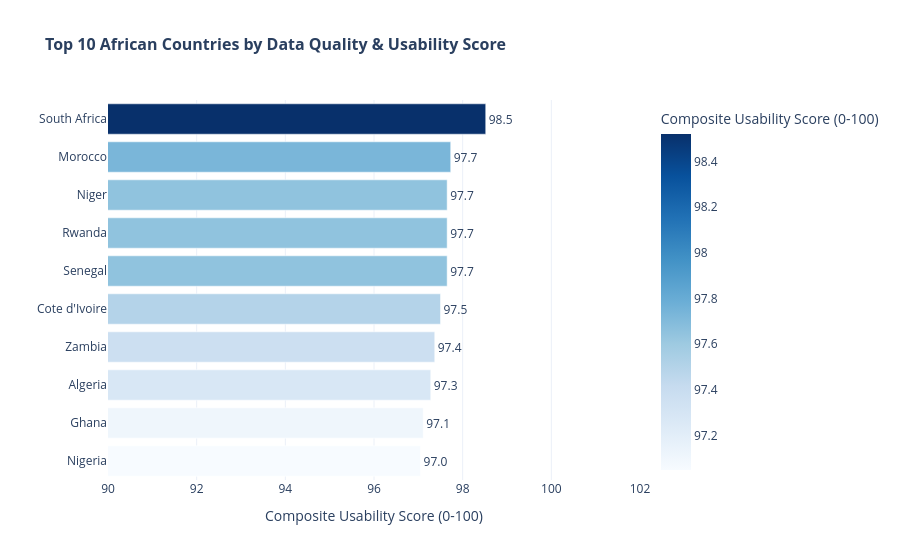

Here is the notebook cell this chart was saved with:
### Markdown cell above
#### **Top 10 Countries by Data Quality Score**

### Code cell
import plotly.express as px

# Select top 10 countries
top_10_countries = df_rankings.head(10).sort_values(by="Data_Quality_Score", ascending=True)

# Create interactive horizontal bar chart
fig_scores = px.bar(
    top_10_countries,
    x="Data_Quality_Score",
    y="Country",
    orientation="h",
    title="<b>Top 10 African Countries by Data Quality & Usability Score</b>",
    labels={"Data_Quality_Score": "Composite Usability Score (0-100)", "Country": ""},
    text="Data_Quality_Score",
    color="Data_Quality_Score",
    color_continuous_scale="Blues"
)

fig_scores.update_traces(texttemplate='%{text:.1f}', textposition='outside')
fig_scores.update_layout(
    template="plotly_white",
    xaxis_range=[90, 102],
    title_font_size=16,
    showlegend=False
)

# Display the chart inside the notebook
fig_scores.show()

# Export chart assets to outputs folder
html_path = os.path.join(OUTPUT_DIR, "top_10_country_quality_scores.html")
fig_scores.write_html(html_path)
print(f"Interactive chart saved successfully to: {html_path}")

### Figure 1 — Plotly figure (JSON) as saved in the notebook; plotly's stock layout.template omitted (floating-point values rounded to 4 significant figures)
{"data": [{"hovertemplate": "Composite Usability Score (0-100)=%{marker.color}<br>=%{y}<extra></extra>", "legendgroup": "", "marker": {"color": [97.05, 97.11, 97.28, 97.37, 97.5, 97.65, 97.65, 97.65, 97.73, 98.52], "coloraxis": "coloraxis", "pattern": {"shape": ""}}, "name": "", "orientation": "h", "showlegend": false, "text": [97.05, 97.11, 97.28, 97.37, 97.5, 97.65, 97.65, 97.65, 97.73, 98.52], "textposition": "outside", "texttemplate": "%{text:.1f}", "type": "bar", "x": [97.05, 97.11, 97.28, 97.37, 97.5, 97.65, 97.65, 97.65, 97.73, 98.52], "xaxis": "x", "y": ["Nigeria", "Ghana", "Algeria", "Zambia", "Cote d'Ivoire", "Senegal", "Rwanda", "Niger", "Morocco", "South Africa"], "yaxis": "y"}], "layout": {"barmode": "relative", "coloraxis": {"colorbar": {"title": {"text": "Composite Usability Score (0-100)"}}, "colorscale": [[0, "rgb(247,251,255)"], [0.125, "rgb(222,235,247)"], [0.25, "rgb(198,219,239)"], [0.375, "rgb(158,202,225)"], [0.5, "rgb(107,174,214)"], [0.625, "rgb(66,146,198)"], [0.75, "rgb(33,113,181)"], [0.875, "rgb(8,81,156)"], [1, "rgb(8,48,107)"]]}, "legend": {"tracegroupgap": 0}, "showlegend": false, "title": {"font": {"size": 16}, "text": "<b>Top 10 African Countries by Data Quality & Usability Score</b>"}, "xaxis": {"anchor": "y", "domain": [0, 1], "range": [90, 102], "title": {"text": "Composite Usability Score (0-100)"}}, "yaxis": {"anchor": "x", "domain": [0, 1], "title": {"text": ""}}}}
